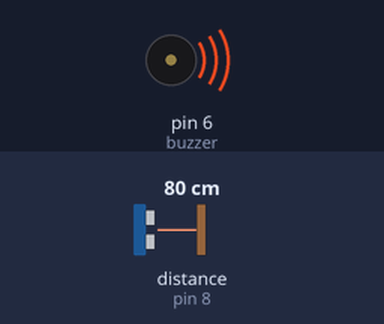
A sketch run on a simulated Arduino Uno, built with avr-gcc and run on an emulated ATmega328P. On the bench: buzzer (waves = sounding, pin HIGH). Wiring (inferred from the names in the program): ultrasonic range finder: trigger pin 7; echo pin 8. The inputs (shaded band) are chosen by the test bench; at power-on: distance to the obstacle (sensor on pin 8) 80 cm. The echo pulse lasts 58.3 µs per cm; pins used as bus, display or sensor lines are not drawn.

Above: at 0.1 s.
Timing chart, 0 to 1.6 s (numbered marks = the images above):
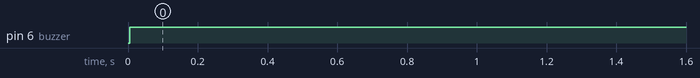

Measured:
- by itself, pin 6 (buzzer): LOW → HIGH at 0.01 s

The sketch:

TheThirdEye.ino
```cpp
#define trigPin 7

#define echoPin 8

#define buzzer 6

void setup()
{

pinMode(trigPin, OUTPUT);

pinMode(echoPin, INPUT);

pinMode(buzzer,OUTPUT);

}

void loop()

{
int height = 163; //user can set his or her height in cm
long duration;
long distance;

digitalWrite(trigPin, LOW);

delayMicroseconds(2);

digitalWrite(trigPin, HIGH);

delayMicroseconds(10);

digitalWrite(trigPin, LOW);

duration = pulseIn(echoPin, HIGH); //To calculate the time the sound comes back

distance = (duration/2) / 29.1; //here 29.1 is the speed of sound

if ((distance < (height-10)) || (distance > (height+20)))

{

digitalWrite(buzzer,HIGH);// When the distance below height length

}
else

{

digitalWrite(buzzer,LOW);// when there is no obstacle

} delay(500);

}
```
